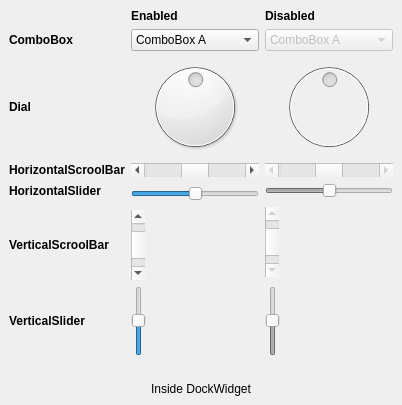
<?xml version="1.0" encoding="UTF-8"?>
<ui version="4.0">
 <class>DockWidget</class>
 <widget class="QDockWidget" name="DockWidget">
  <property name="geometry">
   <rect>
    <x>0</x>
    <y>0</y>
    <width>402</width>
    <height>405</height>
   </rect>
  </property>
  <property name="windowTitle">
   <string>Inputs - No Fields</string>
  </property>
  <widget class="QWidget" name="dockWidgetContents">
   <layout class="QGridLayout" name="gridLayout">
    <item row="2" column="1">
     <widget class="QDial" name="dial">
      <property name="minimumSize">
       <size>
        <width>0</width>
        <height>0</height>
       </size>
      </property>
      <property name="maximumSize">
       <size>
        <width>16777215</width>
        <height>16777215</height>
       </size>
      </property>
      <property name="toolTip">
       <string>This is a tool tip</string>
      </property>
      <property name="statusTip">
       <string>This is a status tip</string>
      </property>
      <property name="whatsThis">
       <string>This is &quot;what is this&quot;</string>
      </property>
      <property name="value">
       <number>50</number>
      </property>
     </widget>
    </item>
    <item row="7" column="0">
     <widget class="QLabel" name="label_25">
      <property name="minimumSize">
       <size>
        <width>0</width>
        <height>0</height>
       </size>
      </property>
      <property name="maximumSize">
       <size>
        <width>16777215</width>
        <height>16777215</height>
       </size>
      </property>
      <property name="font">
       <font>
        <weight>75</weight>
        <bold>true</bold>
       </font>
      </property>
      <property name="toolTip">
       <string>This is a tool tip</string>
      </property>
      <property name="statusTip">
       <string>This is a status tip</string>
      </property>
      <property name="whatsThis">
       <string>This is &quot;what is this&quot;</string>
      </property>
      <property name="text">
       <string>VerticalSlider</string>
      </property>
     </widget>
    </item>
    <item row="3" column="2">
     <widget class="QScrollBar" name="horizontalScrollBarDis">
      <property name="enabled">
       <bool>false</bool>
      </property>
      <property name="minimumSize">
       <size>
        <width>0</width>
        <height>0</height>
       </size>
      </property>
      <property name="maximumSize">
       <size>
        <width>16777215</width>
        <height>16777215</height>
       </size>
      </property>
      <property name="toolTip">
       <string>This is a tool tip</string>
      </property>
      <property name="statusTip">
       <string>This is a status tip</string>
      </property>
      <property name="whatsThis">
       <string>This is &quot;what is this&quot;</string>
      </property>
      <property name="value">
       <number>50</number>
      </property>
      <property name="orientation">
       <enum>Qt::Horizontal</enum>
      </property>
     </widget>
    </item>
    <item row="7" column="1">
     <widget class="QSlider" name="verticalSlider">
      <property name="minimumSize">
       <size>
        <width>0</width>
        <height>70</height>
       </size>
      </property>
      <property name="maximumSize">
       <size>
        <width>16777215</width>
        <height>70</height>
       </size>
      </property>
      <property name="toolTip">
       <string>This is a tool tip</string>
      </property>
      <property name="statusTip">
       <string>This is a status tip</string>
      </property>
      <property name="whatsThis">
       <string>This is &quot;what is this&quot;</string>
      </property>
      <property name="value">
       <number>50</number>
      </property>
      <property name="orientation">
       <enum>Qt::Vertical</enum>
      </property>
     </widget>
    </item>
    <item row="4" column="0">
     <widget class="QLabel" name="label_24">
      <property name="minimumSize">
       <size>
        <width>0</width>
        <height>0</height>
       </size>
      </property>
      <property name="maximumSize">
       <size>
        <width>16777215</width>
        <height>16777215</height>
       </size>
      </property>
      <property name="font">
       <font>
        <weight>75</weight>
        <bold>true</bold>
       </font>
      </property>
      <property name="toolTip">
       <string>This is a tool tip</string>
      </property>
      <property name="statusTip">
       <string>This is a status tip</string>
      </property>
      <property name="whatsThis">
       <string>This is &quot;what is this&quot;</string>
      </property>
      <property name="text">
       <string>HorizontalSlider</string>
      </property>
     </widget>
    </item>
    <item row="4" column="1" rowspan="2">
     <widget class="QSlider" name="horizontalSlider">
      <property name="minimumSize">
       <size>
        <width>0</width>
        <height>0</height>
       </size>
      </property>
      <property name="maximumSize">
       <size>
        <width>16777215</width>
        <height>16777215</height>
       </size>
      </property>
      <property name="toolTip">
       <string>This is a tool tip</string>
      </property>
      <property name="statusTip">
       <string>This is a status tip</string>
      </property>
      <property name="whatsThis">
       <string>This is &quot;what is this&quot;</string>
      </property>
      <property name="value">
       <number>50</number>
      </property>
      <property name="orientation">
       <enum>Qt::Horizontal</enum>
      </property>
     </widget>
    </item>
    <item row="4" column="2">
     <widget class="QSlider" name="horizontalSliderDis">
      <property name="enabled">
       <bool>false</bool>
      </property>
      <property name="minimumSize">
       <size>
        <width>0</width>
        <height>0</height>
       </size>
      </property>
      <property name="maximumSize">
       <size>
        <width>16777215</width>
        <height>16777215</height>
       </size>
      </property>
      <property name="toolTip">
       <string>This is a tool tip</string>
      </property>
      <property name="statusTip">
       <string>This is a status tip</string>
      </property>
      <property name="whatsThis">
       <string>This is &quot;what is this&quot;</string>
      </property>
      <property name="value">
       <number>50</number>
      </property>
      <property name="orientation">
       <enum>Qt::Horizontal</enum>
      </property>
     </widget>
    </item>
    <item row="6" column="0">
     <widget class="QLabel" name="label_23">
      <property name="minimumSize">
       <size>
        <width>0</width>
        <height>0</height>
       </size>
      </property>
      <property name="maximumSize">
       <size>
        <width>16777215</width>
        <height>16777215</height>
       </size>
      </property>
      <property name="font">
       <font>
        <weight>75</weight>
        <bold>true</bold>
       </font>
      </property>
      <property name="toolTip">
       <string>This is a tool tip</string>
      </property>
      <property name="statusTip">
       <string>This is a status tip</string>
      </property>
      <property name="whatsThis">
       <string>This is &quot;what is this&quot;</string>
      </property>
      <property name="text">
       <string>VerticalScroolBar</string>
      </property>
     </widget>
    </item>
    <item row="0" column="2">
     <widget class="QLabel" name="label_2">
      <property name="font">
       <font>
        <weight>75</weight>
        <bold>true</bold>
       </font>
      </property>
      <property name="text">
       <string>Disabled</string>
      </property>
     </widget>
    </item>
    <item row="5" column="2" rowspan="2">
     <widget class="QScrollBar" name="verticalScrollBarDis">
      <property name="enabled">
       <bool>false</bool>
      </property>
      <property name="minimumSize">
       <size>
        <width>0</width>
        <height>70</height>
       </size>
      </property>
      <property name="maximumSize">
       <size>
        <width>16777215</width>
        <height>70</height>
       </size>
      </property>
      <property name="toolTip">
       <string>This is a tool tip</string>
      </property>
      <property name="statusTip">
       <string>This is a status tip</string>
      </property>
      <property name="whatsThis">
       <string>This is &quot;what is this&quot;</string>
      </property>
      <property name="value">
       <number>50</number>
      </property>
      <property name="orientation">
       <enum>Qt::Vertical</enum>
      </property>
     </widget>
    </item>
    <item row="2" column="0">
     <widget class="QLabel" name="label_21">
      <property name="minimumSize">
       <size>
        <width>0</width>
        <height>0</height>
       </size>
      </property>
      <property name="maximumSize">
       <size>
        <width>16777215</width>
        <height>16777215</height>
       </size>
      </property>
      <property name="font">
       <font>
        <weight>75</weight>
        <bold>true</bold>
       </font>
      </property>
      <property name="toolTip">
       <string>This is a tool tip</string>
      </property>
      <property name="statusTip">
       <string>This is a status tip</string>
      </property>
      <property name="whatsThis">
       <string>This is &quot;what is this&quot;</string>
      </property>
      <property name="text">
       <string>Dial</string>
      </property>
     </widget>
    </item>
    <item row="8" column="0">
     <spacer name="verticalSpacerDis">
      <property name="toolTip">
       <string>This is a tool tip</string>
      </property>
      <property name="statusTip">
       <string>This is a status tip</string>
      </property>
      <property name="whatsThis">
       <string>This is &quot;what is this&quot;</string>
      </property>
      <property name="orientation">
       <enum>Qt::Vertical</enum>
      </property>
      <property name="sizeHint" stdset="0">
       <size>
        <width>20</width>
        <height>0</height>
       </size>
      </property>
     </spacer>
    </item>
    <item row="6" column="1">
     <widget class="QScrollBar" name="verticalScrollBar">
      <property name="minimumSize">
       <size>
        <width>0</width>
        <height>70</height>
       </size>
      </property>
      <property name="maximumSize">
       <size>
        <width>16777215</width>
        <height>70</height>
       </size>
      </property>
      <property name="toolTip">
       <string>This is a tool tip</string>
      </property>
      <property name="statusTip">
       <string>This is a status tip</string>
      </property>
      <property name="whatsThis">
       <string>This is &quot;what is this&quot;</string>
      </property>
      <property name="value">
       <number>50</number>
      </property>
      <property name="orientation">
       <enum>Qt::Vertical</enum>
      </property>
     </widget>
    </item>
    <item row="1" column="2">
     <widget class="QComboBox" name="comboBoxDis">
      <property name="enabled">
       <bool>false</bool>
      </property>
      <property name="minimumSize">
       <size>
        <width>0</width>
        <height>0</height>
       </size>
      </property>
      <property name="maximumSize">
       <size>
        <width>16777215</width>
        <height>16777215</height>
       </size>
      </property>
      <property name="toolTip">
       <string>This is a tool tip</string>
      </property>
      <property name="statusTip">
       <string>This is a status tip</string>
      </property>
      <property name="whatsThis">
       <string>This is &quot;what is this&quot;</string>
      </property>
      <item>
       <property name="text">
        <string>ComboBox A</string>
       </property>
      </item>
      <item>
       <property name="text">
        <string>ComboBox B</string>
       </property>
      </item>
      <item>
       <property name="text">
        <string>ComboBox C</string>
       </property>
      </item>
     </widget>
    </item>
    <item row="3" column="1">
     <widget class="QScrollBar" name="horizontalScrollBar">
      <property name="minimumSize">
       <size>
        <width>0</width>
        <height>0</height>
       </size>
      </property>
      <property name="maximumSize">
       <size>
        <width>16777215</width>
        <height>16777215</height>
       </size>
      </property>
      <property name="toolTip">
       <string>This is a tool tip</string>
      </property>
      <property name="statusTip">
       <string>This is a status tip</string>
      </property>
      <property name="whatsThis">
       <string>This is &quot;what is this&quot;</string>
      </property>
      <property name="value">
       <number>50</number>
      </property>
      <property name="orientation">
       <enum>Qt::Horizontal</enum>
      </property>
     </widget>
    </item>
    <item row="1" column="1">
     <widget class="QComboBox" name="comboBox">
      <property name="minimumSize">
       <size>
        <width>0</width>
        <height>0</height>
       </size>
      </property>
      <property name="maximumSize">
       <size>
        <width>16777215</width>
        <height>16777215</height>
       </size>
      </property>
      <property name="toolTip">
       <string>This is a tool tip</string>
      </property>
      <property name="statusTip">
       <string>This is a status tip</string>
      </property>
      <property name="whatsThis">
       <string>This is &quot;what is this&quot;</string>
      </property>
      <item>
       <property name="text">
        <string>ComboBox A</string>
       </property>
      </item>
      <item>
       <property name="text">
        <string>ComboBox B</string>
       </property>
      </item>
      <item>
       <property name="text">
        <string>ComboBox C</string>
       </property>
      </item>
     </widget>
    </item>
    <item row="3" column="0">
     <widget class="QLabel" name="label_22">
      <property name="minimumSize">
       <size>
        <width>0</width>
        <height>0</height>
       </size>
      </property>
      <property name="maximumSize">
       <size>
        <width>16777215</width>
        <height>16777215</height>
       </size>
      </property>
      <property name="font">
       <font>
        <weight>75</weight>
        <bold>true</bold>
       </font>
      </property>
      <property name="toolTip">
       <string>This is a tool tip</string>
      </property>
      <property name="statusTip">
       <string>This is a status tip</string>
      </property>
      <property name="whatsThis">
       <string>This is &quot;what is this&quot;</string>
      </property>
      <property name="text">
       <string>HorizontalScroolBar</string>
      </property>
     </widget>
    </item>
    <item row="0" column="1">
     <widget class="QLabel" name="label">
      <property name="font">
       <font>
        <weight>75</weight>
        <bold>true</bold>
       </font>
      </property>
      <property name="text">
       <string>Enabled</string>
      </property>
     </widget>
    </item>
    <item row="9" column="0" colspan="3">
     <widget class="QLabel" name="label_50">
      <property name="toolTip">
       <string>This is a tool tip</string>
      </property>
      <property name="statusTip">
       <string>This is a status tip</string>
      </property>
      <property name="whatsThis">
       <string>This is &quot;what is this&quot;</string>
      </property>
      <property name="text">
       <string>Inside DockWidget</string>
      </property>
      <property name="alignment">
       <set>Qt::AlignCenter</set>
      </property>
     </widget>
    </item>
    <item row="1" column="0">
     <widget class="QLabel" name="label_11">
      <property name="minimumSize">
       <size>
        <width>0</width>
        <height>0</height>
       </size>
      </property>
      <property name="maximumSize">
       <size>
        <width>16777215</width>
        <height>16777215</height>
       </size>
      </property>
      <property name="font">
       <font>
        <weight>75</weight>
        <bold>true</bold>
       </font>
      </property>
      <property name="toolTip">
       <string>This is a tool tip</string>
      </property>
      <property name="statusTip">
       <string>This is a status tip</string>
      </property>
      <property name="whatsThis">
       <string>This is &quot;what is this&quot;</string>
      </property>
      <property name="text">
       <string>ComboBox</string>
      </property>
     </widget>
    </item>
    <item row="2" column="2">
     <widget class="QDial" name="dialDis">
      <property name="enabled">
       <bool>false</bool>
      </property>
      <property name="minimumSize">
       <size>
        <width>0</width>
        <height>0</height>
       </size>
      </property>
      <property name="maximumSize">
       <size>
        <width>16777215</width>
        <height>16777215</height>
       </size>
      </property>
      <property name="toolTip">
       <string>This is a tool tip</string>
      </property>
      <property name="statusTip">
       <string>This is a status tip</string>
      </property>
      <property name="whatsThis">
       <string>This is &quot;what is this&quot;</string>
      </property>
      <property name="value">
       <number>50</number>
      </property>
     </widget>
    </item>
    <item row="7" column="2">
     <widget class="QSlider" name="verticalSliderDis">
      <property name="enabled">
       <bool>false</bool>
      </property>
      <property name="minimumSize">
       <size>
        <width>0</width>
        <height>70</height>
       </size>
      </property>
      <property name="maximumSize">
       <size>
        <width>16777215</width>
        <height>70</height>
       </size>
      </property>
      <property name="toolTip">
       <string>This is a tool tip</string>
      </property>
      <property name="statusTip">
       <string>This is a status tip</string>
      </property>
      <property name="whatsThis">
       <string>This is &quot;what is this&quot;</string>
      </property>
      <property name="value">
       <number>50</number>
      </property>
      <property name="orientation">
       <enum>Qt::Vertical</enum>
      </property>
     </widget>
    </item>
   </layout>
  </widget>
 </widget>
 <resources/>
 <connections>
  <connection>
   <sender>dial</sender>
   <signal>sliderMoved(int)</signal>
   <receiver>dialDis</receiver>
   <slot>setValue(int)</slot>
   <hints>
    <hint type="sourcelabel">
     <x>222</x>
     <y>122</y>
    </hint>
    <hint type="destinationlabel">
     <x>299</x>
     <y>121</y>
    </hint>
   </hints>
  </connection>
  <connection>
   <sender>horizontalScrollBar</sender>
   <signal>sliderMoved(int)</signal>
   <receiver>horizontalScrollBarDis</receiver>
   <slot>setValue(int)</slot>
   <hints>
    <hint type="sourcelabel">
     <x>196</x>
     <y>158</y>
    </hint>
    <hint type="destinationlabel">
     <x>314</x>
     <y>163</y>
    </hint>
   </hints>
  </connection>
  <connection>
   <sender>horizontalSlider</sender>
   <signal>sliderMoved(int)</signal>
   <receiver>horizontalSliderDis</receiver>
   <slot>setValue(int)</slot>
   <hints>
    <hint type="sourcelabel">
     <x>192</x>
     <y>192</y>
    </hint>
    <hint type="destinationlabel">
     <x>305</x>
     <y>190</y>
    </hint>
   </hints>
  </connection>
  <connection>
   <sender>verticalScrollBar</sender>
   <signal>sliderMoved(int)</signal>
   <receiver>verticalScrollBarDis</receiver>
   <slot>setValue(int)</slot>
   <hints>
    <hint type="sourcelabel">
     <x>163</x>
     <y>236</y>
    </hint>
    <hint type="destinationlabel">
     <x>284</x>
     <y>245</y>
    </hint>
   </hints>
  </connection>
  <connection>
   <sender>verticalSlider</sender>
   <signal>sliderMoved(int)</signal>
   <receiver>verticalSliderDis</receiver>
   <slot>setValue(int)</slot>
   <hints>
    <hint type="sourcelabel">
     <x>172</x>
     <y>328</y>
    </hint>
    <hint type="destinationlabel">
     <x>289</x>
     <y>329</y>
    </hint>
   </hints>
  </connection>
  <connection>
   <sender>comboBox</sender>
   <signal>currentIndexChanged(int)</signal>
   <receiver>comboBoxDis</receiver>
   <slot>setCurrentIndex(int)</slot>
   <hints>
    <hint type="sourcelabel">
     <x>230</x>
     <y>76</y>
    </hint>
    <hint type="destinationlabel">
     <x>322</x>
     <y>77</y>
    </hint>
   </hints>
  </connection>
 </connections>
</ui>
